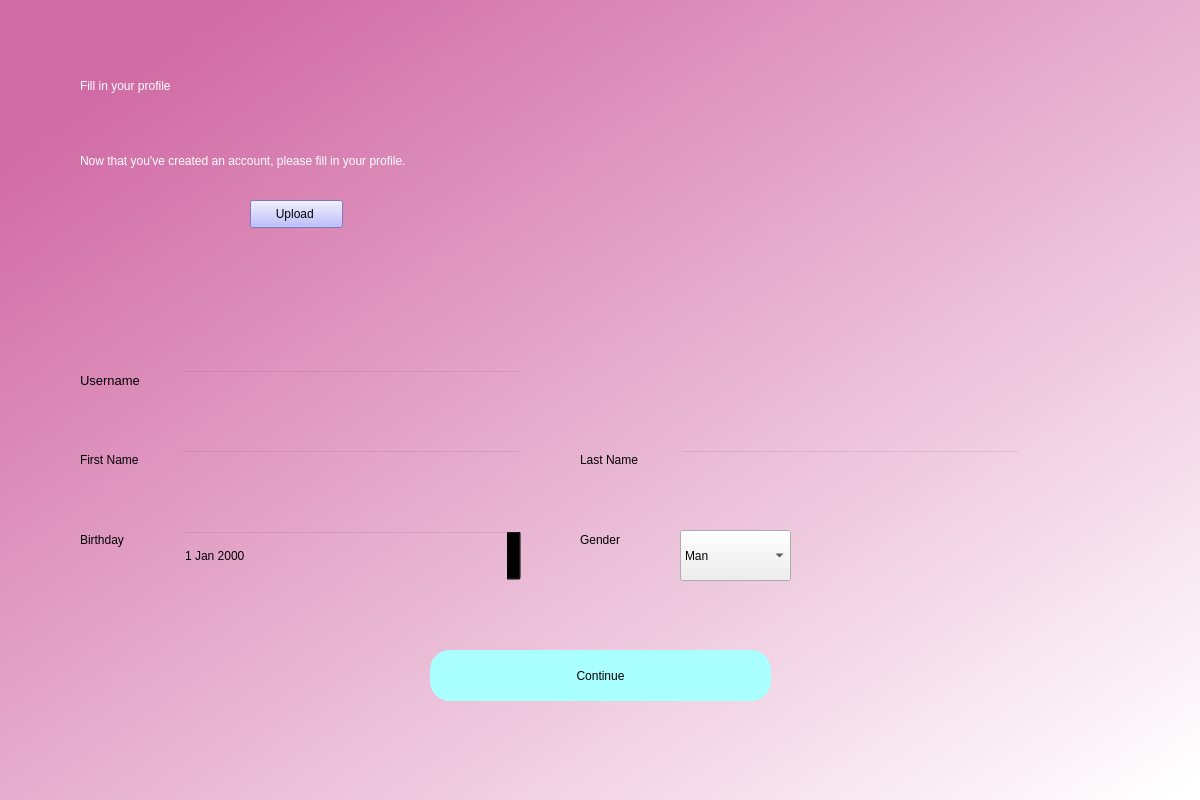
<?xml version="1.0" encoding="UTF-8"?>
<ui version="4.0">
 <class>Dialog</class>
 <widget class="QDialog" name="Dialog">
  <property name="geometry">
   <rect>
    <x>0</x>
    <y>0</y>
    <width>1200</width>
    <height>800</height>
   </rect>
  </property>
  <property name="windowTitle">
   <string>Fill Your Information</string>
  </property>
  <widget class="QWidget" name="bgwidget" native="true">
   <property name="geometry">
    <rect>
     <x>0</x>
     <y>0</y>
     <width>1201</width>
     <height>801</height>
    </rect>
   </property>
   <property name="styleSheet">
    <string notr="true">QWidget#bgwidget{
background-color:qlineargradient(spread:pad, x1:0.091, y1:0.101636, x2:0.991379, y2:0.977, stop:0 rgba(209, 107, 165, 255), stop:1 rgba(255, 255, 255, 255));}</string>
   </property>
   <widget class="QLabel" name="label">
    <property name="geometry">
     <rect>
      <x>80</x>
      <y>50</y>
      <width>471</width>
      <height>71</height>
     </rect>
    </property>
    <property name="styleSheet">
     <string notr="true">font: 36pt &quot;MS Shell Dlg 2&quot;; color:rgb(255, 255, 255)</string>
    </property>
    <property name="text">
     <string>Fill in your profile</string>
    </property>
   </widget>
   <widget class="QLabel" name="label_2">
    <property name="geometry">
     <rect>
      <x>80</x>
      <y>140</y>
      <width>761</width>
      <height>41</height>
     </rect>
    </property>
    <property name="styleSheet">
     <string notr="true">font: 16pt &quot;MS Shell Dlg 2&quot;;color:rgb(255, 255, 255)</string>
    </property>
    <property name="text">
     <string>Now that you've created an account, please fill in your profile.</string>
    </property>
   </widget>
   <widget class="QPushButton" name="signup">
    <property name="geometry">
     <rect>
      <x>430</x>
      <y>650</y>
      <width>341</width>
      <height>51</height>
     </rect>
    </property>
    <property name="styleSheet">
     <string notr="true">border-radius:20px;
background-color: rgb(170, 255, 255);
font: 14pt &quot;MS Shell Dlg 2&quot;;</string>
    </property>
    <property name="text">
     <string>Continue</string>
    </property>
   </widget>
   <widget class="QLineEdit" name="username">
    <property name="geometry">
     <rect>
      <x>180</x>
      <y>370</y>
      <width>341</width>
      <height>51</height>
     </rect>
    </property>
    <property name="styleSheet">
     <string notr="true">background-color:rgba(0,0,0,0);
font: 12pt &quot;MS Shell Dlg 2&quot;;</string>
    </property>
   </widget>
   <widget class="QLineEdit" name="firstname">
    <property name="geometry">
     <rect>
      <x>180</x>
      <y>450</y>
      <width>341</width>
      <height>51</height>
     </rect>
    </property>
    <property name="styleSheet">
     <string notr="true">background-color:rgba(0,0,0,0);
font: 12pt &quot;MS Shell Dlg 2&quot;;</string>
    </property>
   </widget>
   <widget class="QLabel" name="label_3">
    <property name="geometry">
     <rect>
      <x>80</x>
      <y>370</y>
      <width>81</width>
      <height>20</height>
     </rect>
    </property>
    <property name="font">
     <font>
      <family>MS Shell Dlg 2</family>
      <pointsize>10</pointsize>
      <weight>50</weight>
      <italic>false</italic>
      <bold>false</bold>
     </font>
    </property>
    <property name="styleSheet">
     <string notr="true">font: 10pt &quot;MS Shell Dlg 2&quot;;</string>
    </property>
    <property name="text">
     <string>Username</string>
    </property>
   </widget>
   <widget class="QLabel" name="label_4">
    <property name="geometry">
     <rect>
      <x>80</x>
      <y>450</y>
      <width>81</width>
      <height>20</height>
     </rect>
    </property>
    <property name="styleSheet">
     <string notr="true">font: 10pt &quot;MS Shell Dlg 2&quot;;</string>
    </property>
    <property name="text">
     <string>First Name</string>
    </property>
   </widget>
   <widget class="QLabel" name="error">
    <property name="geometry">
     <rect>
      <x>440</x>
      <y>456</y>
      <width>341</width>
      <height>20</height>
     </rect>
    </property>
    <property name="styleSheet">
     <string notr="true">font: 12pt &quot;MS Shell Dlg 2&quot;; color:red;</string>
    </property>
    <property name="text">
     <string/>
    </property>
   </widget>
   <widget class="QLabel" name="label_5">
    <property name="geometry">
     <rect>
      <x>580</x>
      <y>450</y>
      <width>81</width>
      <height>20</height>
     </rect>
    </property>
    <property name="styleSheet">
     <string notr="true">font: 10pt &quot;MS Shell Dlg 2&quot;;</string>
    </property>
    <property name="text">
     <string>Last Name</string>
    </property>
   </widget>
   <widget class="QLineEdit" name="lastname">
    <property name="geometry">
     <rect>
      <x>680</x>
      <y>450</y>
      <width>341</width>
      <height>51</height>
     </rect>
    </property>
    <property name="styleSheet">
     <string notr="true">background-color:rgba(0,0,0,0);
font: 12pt &quot;MS Shell Dlg 2&quot;;</string>
    </property>
   </widget>
   <widget class="QDateEdit" name="birthday">
    <property name="geometry">
     <rect>
      <x>180</x>
      <y>530</y>
      <width>341</width>
      <height>51</height>
     </rect>
    </property>
    <property name="styleSheet">
     <string notr="true">background-color:rgba(0,0,0,0);
font: 12pt &quot;MS Shell Dlg 2&quot;;</string>
    </property>
   </widget>
   <widget class="QLabel" name="label_6">
    <property name="geometry">
     <rect>
      <x>80</x>
      <y>530</y>
      <width>81</width>
      <height>20</height>
     </rect>
    </property>
    <property name="styleSheet">
     <string notr="true">font: 10pt &quot;MS Shell Dlg 2&quot;;</string>
    </property>
    <property name="text">
     <string>Birthday</string>
    </property>
   </widget>
   <widget class="QLabel" name="image">
    <property name="geometry">
     <rect>
      <x>80</x>
      <y>190</y>
      <width>151</width>
      <height>141</height>
     </rect>
    </property>
    <property name="styleSheet">
     <string notr="true">border-radius:50%;</string>
    </property>
    <property name="text">
     <string/>
    </property>
    <property name="scaledContents">
     <bool>true</bool>
    </property>
   </widget>
   <widget class="QPushButton" name="pushButton">
    <property name="geometry">
     <rect>
      <x>250</x>
      <y>200</y>
      <width>93</width>
      <height>28</height>
     </rect>
    </property>
    <property name="styleSheet">
     <string notr="true">border-color: rgb(85, 0, 255);
background-color: rgb(170, 170, 255);</string>
    </property>
    <property name="text">
     <string>Upload </string>
    </property>
   </widget>
   <widget class="QComboBox" name="comboBox">
    <property name="geometry">
     <rect>
      <x>680</x>
      <y>530</y>
      <width>111</width>
      <height>51</height>
     </rect>
    </property>
    <property name="styleSheet">
     <string notr="true">border-color: rgb(0, 0, 127);
font: 12pt &quot;MS Shell Dlg 2&quot;;</string>
    </property>
    <item>
     <property name="text">
      <string>Man</string>
     </property>
    </item>
    <item>
     <property name="text">
      <string>Woman</string>
     </property>
    </item>
    <item>
     <property name="text">
      <string>Non-binary</string>
     </property>
    </item>
    <item>
     <property name="text">
      <string>Other</string>
     </property>
    </item>
   </widget>
   <widget class="QLabel" name="label_8">
    <property name="geometry">
     <rect>
      <x>580</x>
      <y>530</y>
      <width>81</width>
      <height>20</height>
     </rect>
    </property>
    <property name="styleSheet">
     <string notr="true">font: 10pt &quot;MS Shell Dlg 2&quot;;</string>
    </property>
    <property name="text">
     <string>Gender</string>
    </property>
   </widget>
  </widget>
 </widget>
 <resources>
  <include location="placeholder.qrc"/>
 </resources>
 <connections/>
</ui>
